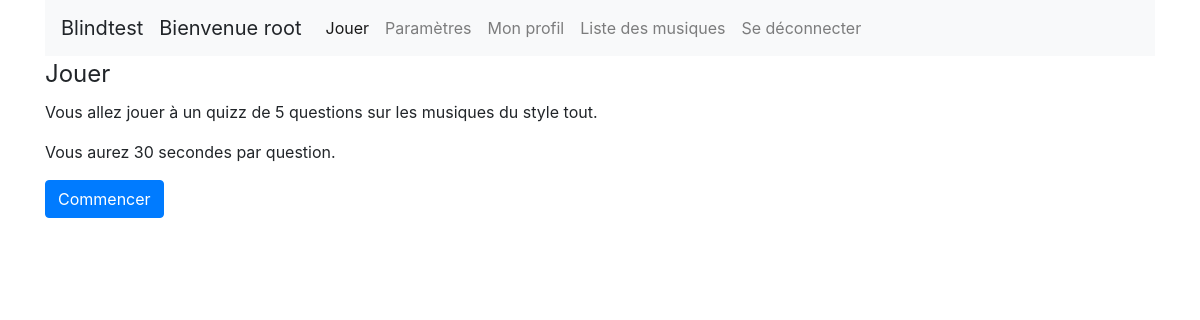
Screenshot of /play.php (signed in) with the database file from the repository.
### tables this page shows
CREATE TABLE IF NOT EXISTS `parameters` (
  `parameters_id` int(11) NOT NULL AUTO_INCREMENT,
  `parameters_time` int(11) NOT NULL,
  `parameters_questions_number` int(11) NOT NULL,
  `music_style_id` int(11) NOT NULL,
  `user_id` int(11) NOT NULL,
  PRIMARY KEY (`parameters_id`),
  KEY `parameters_users_FK` (`user_id`),
  KEY `music_style_id` (`music_style_id`)
);

CREATE TABLE IF NOT EXISTS `music_style` (
  `music_style_id` int(11) NOT NULL AUTO_INCREMENT,
  `music_style` varchar(50) NOT NULL,
  PRIMARY KEY (`music_style_id`)
);

### dao/connectionBase.php (called while the page is built)
<?php
function pdo() {
    static $dbc = null;
    if ($dbc == null) {
        try {
            $dbc = new PDO('mysql:host=' . DB_HOST . ';dbname=' . DB_NAME, DB_USER, DB_PASSWORD,
                    array(PDO::MYSQL_ATTR_INIT_COMMAND => "SET NAMES utf8",
                PDO::ATTR_PERSISTENT => true));
        } catch (Exception $e) {
            echo 'Error: ' . $e->getMessage() . '<br />';
            echo 'N°: ' . $e->getCode() . '<br />';
            die('Could not connect to MySql');
        }
    }
    return $dbc;
}

### dao/dao.php (called while the page is built, shortened)
<?php
require_once './dao/connectionBase.php';
function Get_user_data($nickname) {
    $sql = "SELECT * FROM `users` WHERE `user_nickname` = :nickname";
    $query = pdo()->prepare($sql);
    $query->bindParam(':nickname', $nickname, PDO::PARAM_STR);
    $query->execute();
    return $query->fetch(PDO::FETCH_ASSOC);
}
function Get_parameters($user_id) {
    $sql = "SELECT * FROM `parameters` WHERE `user_id` = :user_id";
    $query = pdo()->prepare($sql);
    $query->bindParam(':user_id', $user_id, PDO::PARAM_INT);
    $query->execute();
    return $query->fetch(PDO::FETCH_ASSOC);
}
function Get_music_style_by_id($music_style_id) {
    $sql = "SELECT * FROM `music_style` WHERE `music_style_id` = :music_style_id";
    $query = pdo()->prepare($sql);
    $query->bindParam(':music_style_id', $music_style_id, PDO::PARAM_INT);
    $query->execute();
    return $query->fetch(PDO::FETCH_ASSOC)['music_style'];
}

### play.php (the view, shortened to what this page needs)
<?php
require_once './dao/dao.php';
$nickname = $_SESSION['user_nickname'];
$userData = Get_user_data($nickname);
$paramData = Get_parameters($userData['user_id']);
$music_style = Get_music_style_by_id($paramData['music_style_id']);
?>
<!DOCTYPE html>
<html>
    <head>
        <?php require_once './css/css_js.php'; ?>
    </head>
    <body>
        <div class="container">
            <?php require_once './navbar.php'; ?>
            <fieldset>
                <legend>Jouer</legend>
                <p>
                    Vous allez jouer à un quizz de <?= $paramData['parameters_questions_number']; ?>
                    questions sur les musiques du style <?= strtolower($music_style); ?>.
                </p>
                <p>
                    Vous aurez
                    <?= $paramData['parameters_time']; ?>
                    secondes par question.
                </p>
                <a class="btn btn-primary" href="playing.php">Commencer</a>
            </fieldset>
        </div>
    </body>
</html>

### rows the page displays
parameters: parameters_questions_number "5", music_style.music_style "tout", parameters_time "30"

### other values shown
$nickname "root"
